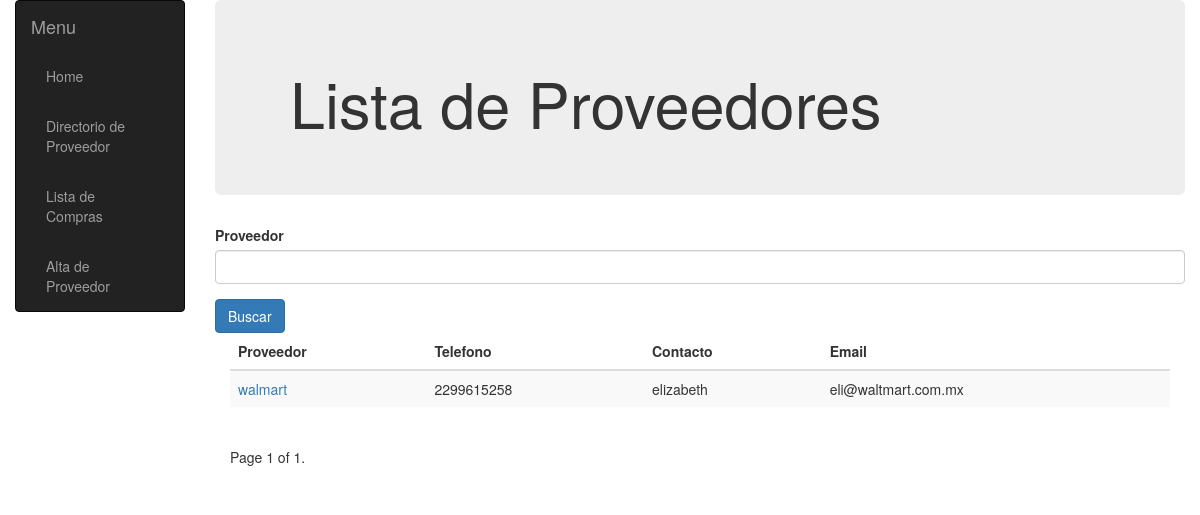
Screenshot of /compras/directorio/ (signed in) with the database file from the repository.
### compras/models.py (models this page shows, shortened)
class Proveedor(models.Model):
    id = models.UUIDField(primary_key=True, default=uuid.uuid4,
                          help_text="ID único para este proveedor")
    nombre = models.CharField(max_length=200)
    direccion = models.TextField(
        max_length=1000,  help_text="Ingrese la direccion del proveedor")
    contacto = models.CharField(max_length=200)
    telefono = models.CharField(max_length=20)
    celular = models.CharField(max_length=20)
    email = models.EmailField(max_length=240)
    observacion = models.TextField(
        max_length=1000,  help_text="Ingrese una observacion del proveedor")

### compras/views.py (the view)
@login_required(login_url='/accounts/login/')
def ProveedorListView(request):
    if request.method == 'POST':
        form = BuscarProveedorForm(request.POST)
        if form.is_valid():
            busproveedor = request.POST.get('proveedor')
            proveedor_list = Proveedor.objects.filter(nombre__icontains=busproveedor)# | Proveedor.objects.filter(descripcion__icontains=busproducto).annotate(Cant_total=Sum('inventario__cantidad'))
    else:
        proveedor_list = Proveedor.objects.all()
    form = BuscarProveedorForm()
    paginator = Paginator(proveedor_list, 10)
    page_number = request.GET.get('page')
    page_obj = paginator.get_page(page_number)
    return render(
        request, 'proveedor_list.html',
        {'form': form, 'page_obj': page_obj}
    )

### compras/forms.py
class BuscarProveedorForm(forms.Form):
    proveedor = forms.CharField(max_length=200, required=True, help_text="Ingrese Proveedor a buscar")
    def __init__(self,*args, **kwargs):
        super(BuscarProveedorForm, self).__init__(*args, **kwargs)
        for name in self.fields.keys():
            self.fields[name].widget.attrs.update({
                'class':'form-control',
            })
    class Meta:
        model=Proveedor
        fields=("__all__")

### compras/templates/proveedor_list.html (shortened to what this page needs)
{% extends "base_compra.html" %}
{% block content %}
<div class="jumbotron">
    <div class="container">
<h1>Lista de Proveedores</h1>
    </div>
</div>
<div class="container-fluid">
    <form method="POST" id="consulta-form" action="{% url 'proveedor-list' %}">
        <div class="row">
            {% for field in form %}
            <div class="form-group col-4">
                <label class="col-12">{{ field.label }}</label>
                {{ field }}
            </div>
            {% endfor %}
            <input type="submit" class="btn btn-primary" value="Buscar" />
        </div>
    </form>
</div>
{% if page_obj %}
<div class="container-fluid">
    <table class="table table-striped table-sm" id="my_entrada">
        <thead>
            <tr>
                <th>Proveedor</th>
                <th>Telefono</th>
                <th>Contacto</th>
                <th>Email</th>
            </tr>
        </thead>
        <tbody id="my_registro">
    {% for proveedor in page_obj %}
       <tr>
           <td><a href="{% url 'proveedor-detail' proveedor.id %}"> {{ proveedor.nombre }}</a> </td>
           <td>{{proveedor.telefono}}</td>
           <td> {{proveedor.contacto}}</td>
           <td> {{proveedor.email}}</td>
        </tr>
    {% endfor %}
  </tbody>
  </table>
<div class="pagination">
    <span class="page-links">
        <span class="page-current">
            Page {{ page_obj.number }} of {{ page_obj.paginator.num_pages }}.
        </span>
    </span>
</div>
  </div>
{% else %}
<p>No hay proveedor en el Directorio.</p>
{% endif %}
{% endblock %}

### rows the page displays
Proveedor: nombre "walmart", telefono "2299615258", contacto "elizabeth", email "eli@waltmart.com.mx"

### other values shown
{{ field.label }} "Proveedor"
{{ page_obj.number }} "1"
{{ page_obj.paginator.num_pages }} "1"
